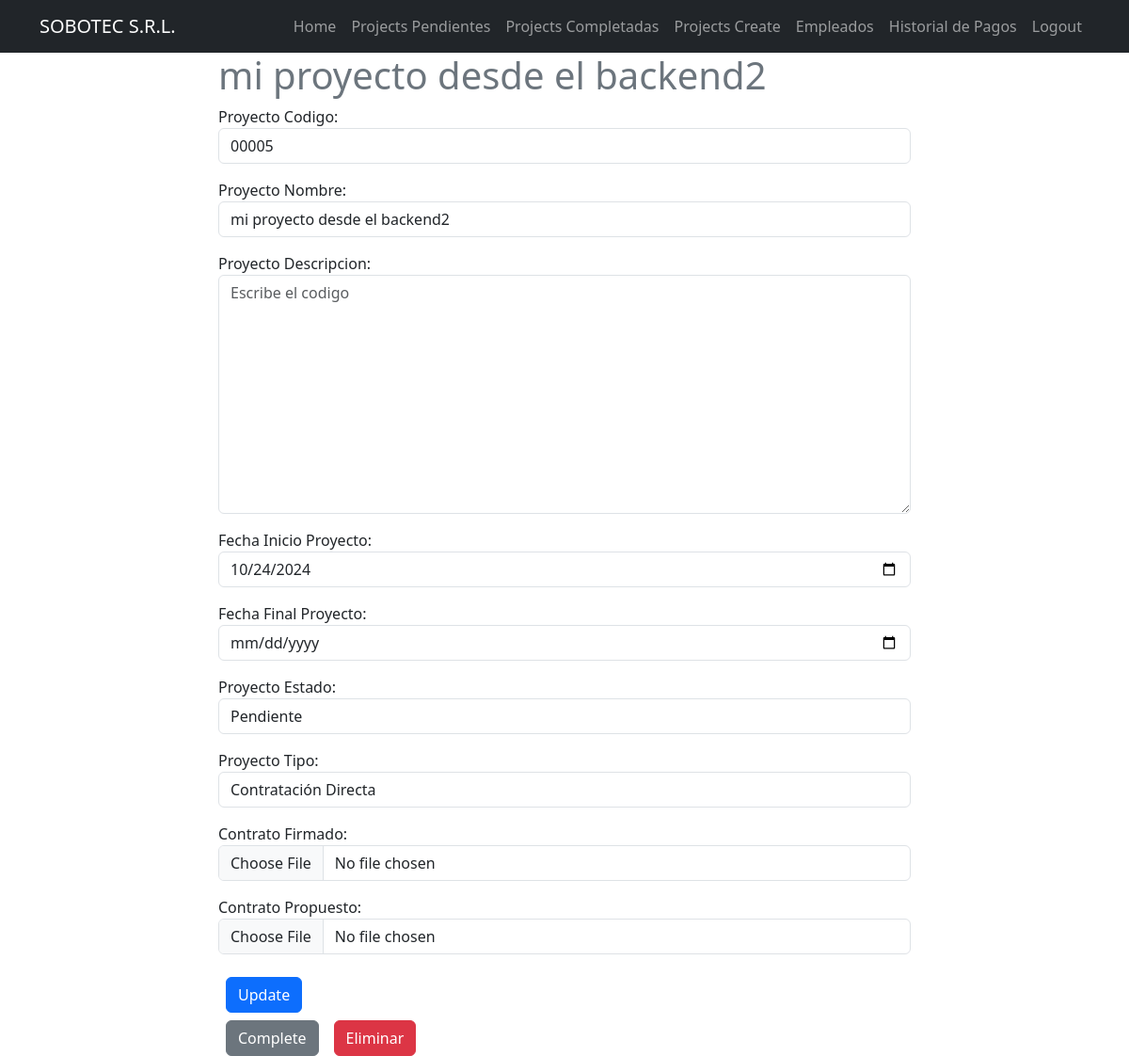
/projects/4/ (signed in), run on an earlier commit of the app's database.
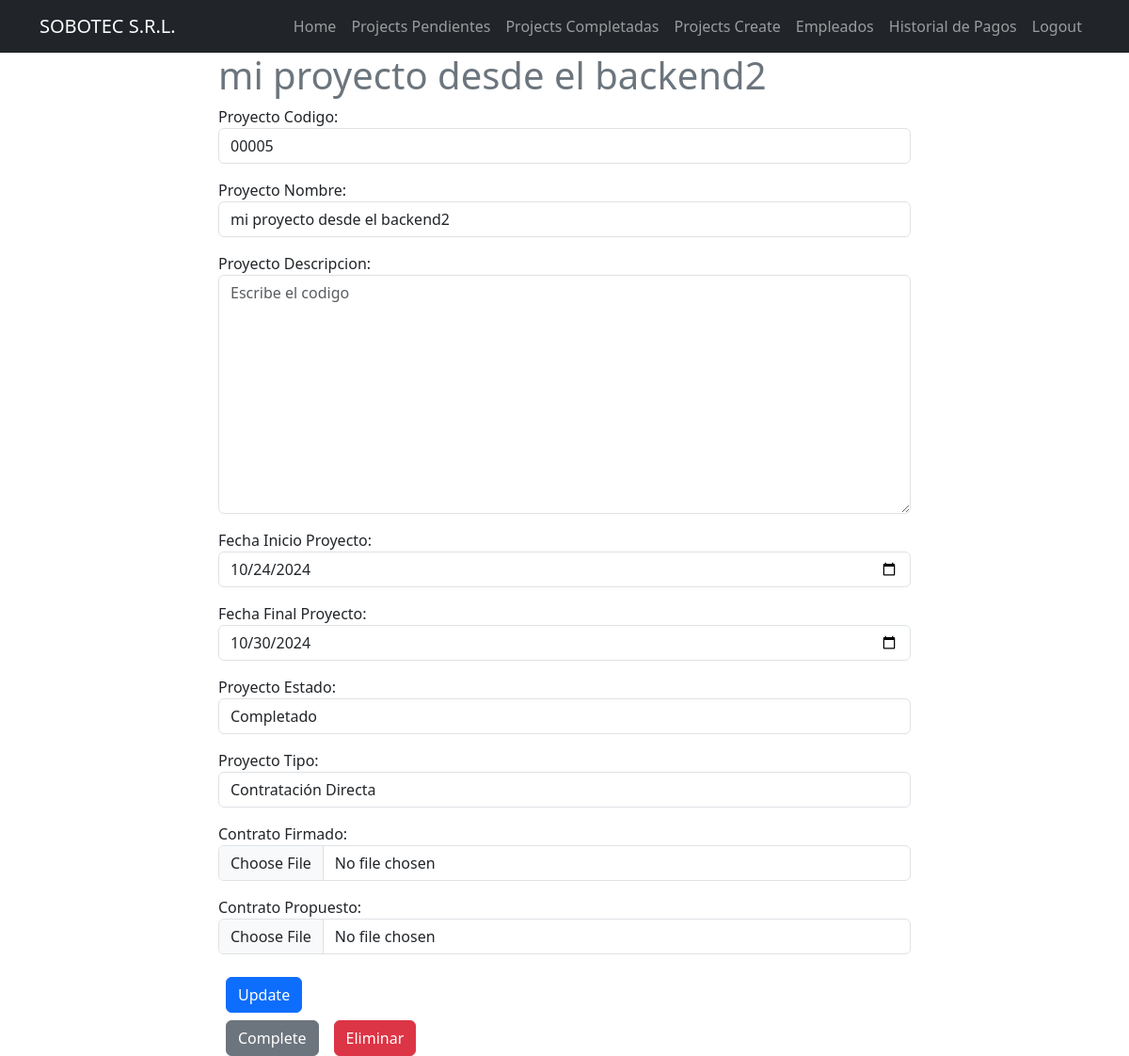
And on a later commit of the database.
### projects/models.py (models this page shows, shortened)
class Project(models.Model):
    PROJECT_STATUS_CHOICES = [
        ('pendiente', 'Pendiente'),         # Pendiente
        ('en_progreso', 'En Progreso'), # En Proceso
        ('completado', 'Completado'),     # Terminado
    ]
    PROJECT_TYPE_CHOICES = [
        ('licitacion', 'Licitación'),            # Licitación
        ('contratacion_directa', 'Contratación Directa'),  # Contratación directa
    ]
    code = models.CharField(max_length=20, unique=True, verbose_name="Proyecto Codigo")
    name = models.CharField(max_length=200, unique=True, verbose_name="Proyecto Nombre")
    description = models.TextField(blank=True, verbose_name="Proyecto Descripcion")
    start_date = models.DateField(verbose_name="Fecha Inicio Proyecto")
    end_date = models.DateField(null=True, blank=True, verbose_name="Fecha Final Proyecto")
    project_status = models.CharField(max_length=20, choices=PROJECT_STATUS_CHOICES, default='pendiente', verbose_name="Proyecto Estado")
    project_type = models.CharField(max_length=30, choices=PROJECT_TYPE_CHOICES, default='contratacion_directa', verbose_name="Proyecto Tipo")
    photo_signed_contract = models.ImageField(upload_to="contrato_firmado",null = True, blank= True, verbose_name="Contrato Firmado")
    photo_proposed_contract = models.ImageField(upload_to="contrato_propueso",null = True, blank= True, verbose_name="Contrato Propuesto")
    created =models.DateTimeField(auto_now_add=True)
    user = models.ForeignKey(User, on_delete=models.CASCADE)# Empleado que herede de user

### projects/views.py (the view, shortened to what this page needs)
# urls.py: path('projects/<int:id_project>/', views.project_detail, name='project_detail'),
@login_required
def project_detail(request, id_project):
    if request.method == 'GET':
        project = get_object_or_404(Project, pk = id_project, user=request.user)
        form = ProjectForm(instance=project)
        return render(request, 'project_detail.html', {
            'project': project,
            'form': form
        })

### projects/form.py
class ProjectForm(forms.ModelForm):
    class Meta:
        model = Project
        fields = ['code', 'name', 'description', 'start_date', 'end_date', 'project_status', 'project_type', 'photo_signed_contract', 'photo_proposed_contract']
        widgets = {
            'code': forms.TextInput(attrs={'class':'form-control', 'placeholder': 'Escribe el codigo'}),
            'name': forms.TextInput(attrs={'class':'form-control', 'placeholder': 'Escribe el codigo'}),
            'description': forms.Textarea(attrs={'class':'form-control', 'placeholder': 'Escribe el codigo'}),
            'start_date': forms.DateInput(attrs={'class': 'form-control', 'type': 'date'}),
            'end_date': forms.DateInput(attrs={'class':'form-control', 'type': 'date'}),
            'project_status': forms.Select(attrs={'class':'form-control'}),
            'project_type': forms.Select(attrs={'class':'form-control'}),
            'photo_signed_contract': forms.ClearableFileInput(attrs={'class':'form-control'}),
            'photo_proposed_contract': forms.ClearableFileInput(attrs={'class':'form-control'})
        }

### projects/templates/project_detail.html (shortened to what this page needs)
{% extends 'base.html' %}
{% block content %}
<main class="container">
    <div class="row">
        <div class="col-md-8 offset-md-2">
            <h1 class="text-secondary">{{project.name}}</h1>
            <form method="POST">
                {{form.as_p}}
                <button class="btn btn-primary mx-2 my-2" type="submit">
                    Update
                </button>
            </form>
            <div class="d-flex">
                <form action="{% url 'project_complete' project.id %}" method="POST">
                    <button class="btn btn-secondary mx-2" type="submit">
                        Complete
                    </button>
                </form>
                <form action="{% url 'project_delete' project.id %}" method="POST">
                    <button class="btn btn-danger mx-2" type="submit">
                        Eliminar
                    </button>
                </form>
            </div>
        </div>
    </div>
</main>
{% endblock %}

What changed in the data, as far as the page shows it:
changed Project "mi proyecto desde el backend2": end_date (not shown) → "10/30/2024"; project_status "Pendiente" → "Completado"
